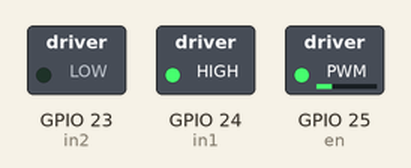
A program run on a simulated Raspberry Pi (BCM pin numbers). Parts: switched loads named in the program (green lamp = pin HIGH). What the program prints to the terminal is not drawn.

Above: at 0.1 s.
Timing chart, 0 to 1.6 s (numbered marks = the images above):
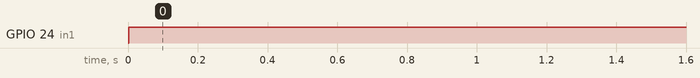

The program:

motor_controller.py
```python
import RPi.GPIO as GPIO
from time import sleep

in1 = 24
in2 = 23
en = 25
temp1 = 1

GPIO.setmode(GPIO.BCM)
GPIO.setup(in1, GPIO.OUT)
GPIO.setup(in2, GPIO.OUT)
GPIO.setup(en, GPIO.OUT)
GPIO.output(in1, GPIO.LOW)
GPIO.output(in2, GPIO.LOW)
p = GPIO.PWM(en, 1000)
p.start(25)
print("\n")
print("The default speed & direction of motor is LOW & Forward.....")
print("r-run s-stop f-forward b-backward l-low m-medium h-high e-exit")
print("\n")
'''

    r – run (to run or start the motor)
  na  s – stop (to stop the motor)
    f – forward (to run the motor in forward direction) – default direction
    b – backward (to reverse the direction of rotation)
    l – low (to decrease the speed to 25%) – default speed
    m – medium (to run the motor at medium speed 50%)
    h – high (to increase the speed to 75% level)
    e – exit (to stop the motor and exit Python)

'''
while(1):
    GPIO.output(in1,GPIO.HIGH)

    GPIO.output(in2,GPIO.LOW)
```

Measured:
- by itself, GPIO 24 (in1): LOW → HIGH at 0.00 s
